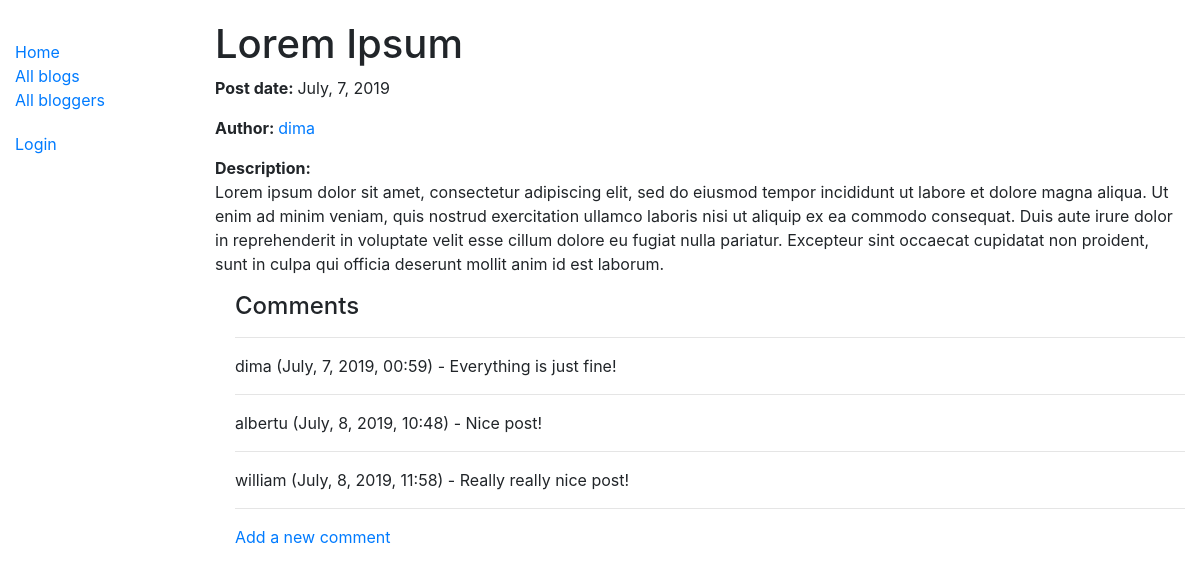
Page /blog/1/ on the committed database.
### blog/models.py (models this page shows, shortened)
class Post(models.Model):
	title = models.CharField(max_length=100)
	body = models.TextField()
	created_at = models.DateTimeField(auto_now_add=True)
	author = models.ForeignKey(Author, on_delete=models.SET_NULL, null=True)
	def format_created_at(self):
		return self.created_at.strftime('%B, %-d, %Y')
	class Meta:
		ordering = ['-created_at']

class Author(models.Model):
	user = models.ForeignKey(User, on_delete=models.SET_NULL, null=True)
	bio = models.TextField(max_length=500)
	def __str__(self):
		return self.user.username
	def get_absolute_url(self):
		return reverse('author-detail', args=[str(self.id)])
	class Meta:
		ordering = ['user']

class Comment(models.Model):
	user = models.ForeignKey(User, on_delete=models.SET_NULL, null=True, blank=True)
	post = models.ForeignKey(Post, on_delete=models.SET_NULL, null=True, blank=True)
	text = models.TextField()
	created_at = models.DateTimeField(auto_now_add=True)
	def format_created_at(self):
		return self.created_at.strftime('%B, %-d, %Y, %H:%M')
	class Meta:
		ordering = ['created_at']

### blog/views.py (the view)
# urls.py: path('<int:pk>/', views.PostDetailView.as_view(), name='post-detail'),
class PostDetailView(generic.DetailView):
	model = Post

### blog/templates/blog/post_detail.html (shortened to what this page needs)
{% extends "base_generic.html" %}
{% block content %}
	<h1>{{ post.title }}</h1>
	<p>
		<b>Post date: </b> {{ post.format_created_at }}
	</p>
	<p>
		<b>Author: </b>
		<a href="{{ post.author.get_absolute_url }}">{{ post.author }}</a>
	</p>
	<p>
		<b>Description: </b>
		<br>
		{{ post.body }}
	</p>
	<div style="margin-left: 20px ">
		<h4>Comments</h4>
		<hr>
		{% if post.comment_set.all %}
			{% for comment in post.comment_set.all %}
				<p>
					{{ comment.user }} ({{ comment.format_created_at }}) - {{ comment.text }}
				</p>
				<hr>
			{% endfor %}
		{% else %}
			<p>There are no comments.</p>
		{% endif %}
		<a href="{% url 'comment-create' post.id %}">Add a new comment</a>
	</div>
{% endblock %}

### blog/static/css/styles.css (style rules this page uses)
body { margin-top: 20px; }

### rows in the picture
Post: title "Lorem Ipsum", format_created_at "July, 7, 2019", author "dima", body "Lorem ipsum dolor sit amet, consectetur adipiscing elit, sed do eiusmod tempor incididunt ut labore et dolore magna aliqua. Ut enim ad minim veniam, quis nostrud exercitation ullamco laboris nisi ut aliquip ex ea commodo consequat. Duis aute irure dolor in reprehenderit in voluptate velit esse cillum dolore eu fugiat nulla pariatur. Excepteur sint occaecat cupidatat non proident, sunt in culpa qui officia deserunt mollit anim id est laborum."
Comment: user "dima", format_created_at "July, 7, 2019, 00:59", text "Everything is just fine!"
Comment: user "albertu", format_created_at "July, 8, 2019, 10:48", text "Nice post!"
Comment: user "william", format_created_at "July, 8, 2019, 11:58", text "Really really nice post!"
